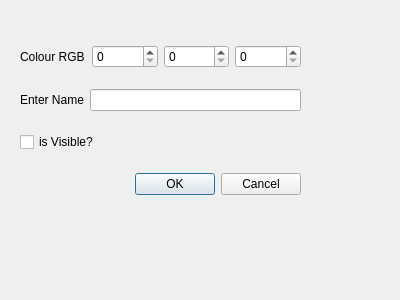
<?xml version="1.0" encoding="UTF-8"?>
<ui version="4.0">
 <class>OptionDialog</class>
 <widget class="QDialog" name="OptionDialog">
  <property name="geometry">
   <rect>
    <x>0</x>
    <y>0</y>
    <width>400</width>
    <height>300</height>
   </rect>
  </property>
  <property name="windowTitle">
   <string>Dialog</string>
  </property>
  <widget class="QWidget" name="verticalLayoutWidget">
   <property name="geometry">
    <rect>
     <x>20</x>
     <y>30</y>
     <width>281</width>
     <height>181</height>
    </rect>
   </property>
   <layout class="QVBoxLayout" name="verticalLayout">
    <item>
     <layout class="QHBoxLayout" name="horizontalLayout_2">
      <item>
       <widget class="QLabel" name="label_2">
        <property name="text">
         <string>Colour RGB</string>
        </property>
       </widget>
      </item>
      <item>
       <widget class="QSpinBox" name="spinBox"/>
      </item>
      <item>
       <widget class="QSpinBox" name="spinBox_2"/>
      </item>
      <item>
       <widget class="QSpinBox" name="spinBox_3"/>
      </item>
     </layout>
    </item>
    <item>
     <layout class="QHBoxLayout" name="horizontalLayout">
      <item>
       <widget class="QLabel" name="label">
        <property name="text">
         <string>Enter Name</string>
        </property>
       </widget>
      </item>
      <item>
       <widget class="QLineEdit" name="lineEdit"/>
      </item>
     </layout>
    </item>
    <item>
     <widget class="QCheckBox" name="checkBox">
      <property name="text">
       <string>is Visible?</string>
      </property>
     </widget>
    </item>
    <item>
     <widget class="QDialogButtonBox" name="buttonBox">
      <property name="orientation">
       <enum>Qt::Horizontal</enum>
      </property>
      <property name="standardButtons">
       <set>QDialogButtonBox::Cancel|QDialogButtonBox::Ok</set>
      </property>
     </widget>
    </item>
   </layout>
  </widget>
 </widget>
 <resources/>
 <connections>
  <connection>
   <sender>buttonBox</sender>
   <signal>accepted()</signal>
   <receiver>OptionDialog</receiver>
   <slot>accept()</slot>
   <hints>
    <hint type="sourcelabel">
     <x>248</x>
     <y>254</y>
    </hint>
    <hint type="destinationlabel">
     <x>157</x>
     <y>274</y>
    </hint>
   </hints>
  </connection>
  <connection>
   <sender>buttonBox</sender>
   <signal>rejected()</signal>
   <receiver>OptionDialog</receiver>
   <slot>reject()</slot>
   <hints>
    <hint type="sourcelabel">
     <x>316</x>
     <y>260</y>
    </hint>
    <hint type="destinationlabel">
     <x>286</x>
     <y>274</y>
    </hint>
   </hints>
  </connection>
 </connections>
</ui>
